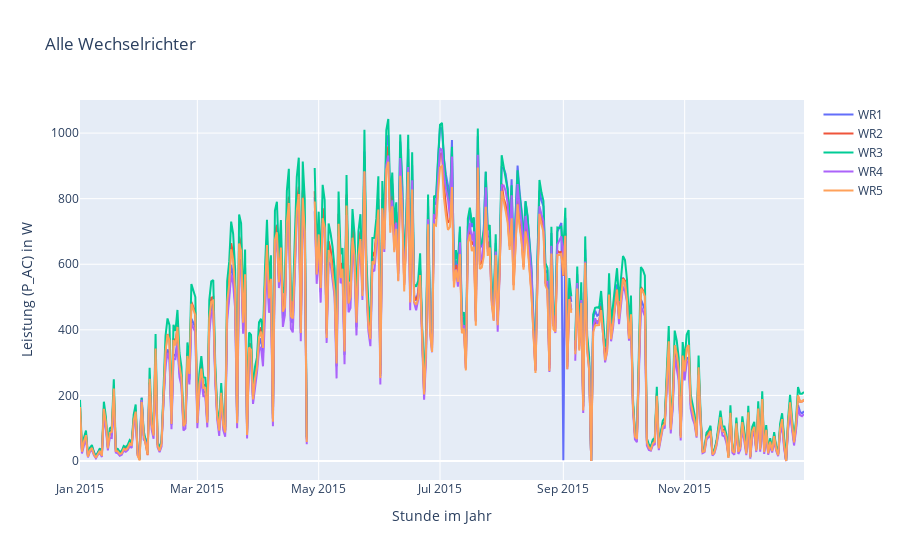

The notebook cell this image was saved under:
### Markdown cell above
## Interactive Plot with Metadata

### Code cell
# Interactive plot
data = [
    go.Scatter(x=df_reD.index.tolist(), 
               y=df_reD['wr1_p_ac'].tolist(), 
               name='WR1', line=dict(), mode='lines'),
    go.Scatter(x=df_reD.index.tolist(), 
               y=df_reD['wr2_p_ac'].tolist(), 
               name='WR2', line=dict(), mode='lines'),
    go.Scatter(x=df_reD.index.tolist(), 
               y=df_reD['wr3_p_ac'].tolist(), 
               name='WR3', line=dict(), mode='lines'),
    go.Scatter(x=df_reD.index.tolist(), 
               y=df_reD['wr4_p_ac'].tolist(), 
               name='WR4', line=dict(), mode='lines'),
    go.Scatter(x=df_reD.index.tolist(), 
               y=df_reD['wr5_p_ac'].tolist(), 
               name='WR5', line=dict(), mode='lines')]
layout = go.Layout(
    title=''.join(info_dict['Title']),
    yaxis=dict(title=''.join(info_dict['Y-Axis'])),
    xaxis=dict(title=''.join(info_dict['X-Axis']))
)
fig = go.Figure(data=data, layout=layout)
pltly.iplot(fig)

### Figure 1 — Plotly figure (JSON) as saved in the notebook; plotly's stock layout.template omitted (floating-point values rounded to 4 significant figures; data arrays with more than 128 entries replaced by an {"elided": "..."} marker saying what was removed)
{"data": [{"mode": "lines", "name": "WR1", "type": "scatter", "x": {"elided": "365 str values"}, "y": {"elided": "365 float values"}}, {"mode": "lines", "name": "WR2", "type": "scatter", "x": {"elided": "365 str values"}, "y": {"elided": "365 float values"}}, {"mode": "lines", "name": "WR3", "type": "scatter", "x": {"elided": "365 str values"}, "y": {"elided": "365 float values"}}, {"mode": "lines", "name": "WR4", "type": "scatter", "x": {"elided": "365 str values"}, "y": {"elided": "365 float values"}}, {"mode": "lines", "name": "WR5", "type": "scatter", "x": {"elided": "365 str values"}, "y": {"elided": "365 float values"}}], "layout": {"title": {"text": "Alle Wechselrichter"}, "xaxis": {"title": {"text": "Stunde im Jahr"}}, "yaxis": {"title": {"text": "Leistung (P_AC) in W"}}}}
